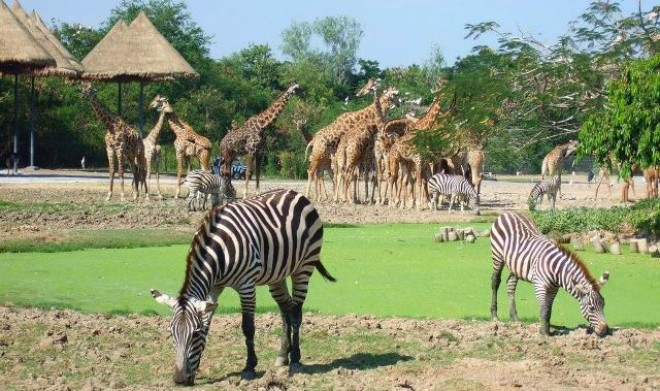
#> input picture Backend/AI/user_images/animal.jpg, 660 x 391 px
$ python -i color.py   (imports and definitions only)
#> lines starting #> are read from the running program, lines starting #| are printed output that depends on the picture; after the words box and inside, x2 and y2 are one past the last pixel; in counts of white or black regions, pixels touching at a corner belong together
#> further down, picture is the input picture: shape (391, 660, 3); mean B, G, R 113.6, 145.4, 137.1
import cv2
import numpy as np


def get_color(image):
    lower = {'red':(0, 30, 50), 'green':(40, 100, 100), 'blue':(97, 100, 117), 'yellow':(20, 100, 100), 'orange':(5, 50, 50)}
    upper = {'red':(10,255,255), 'green':(80,255,255), 'blue':(117,255,255), 'yellow':(30,255,255), 'orange':(15,255,255)}


    # Here we are defining the standard colors.
    colors = {'red':(0,0,255), 'green':(0,255,0), 'blue':(255,0,0), 'yellow':(0, 255, 217), 'orange':(0,140,255)}

    im_resize = cv2.resize(image, (600, 600))
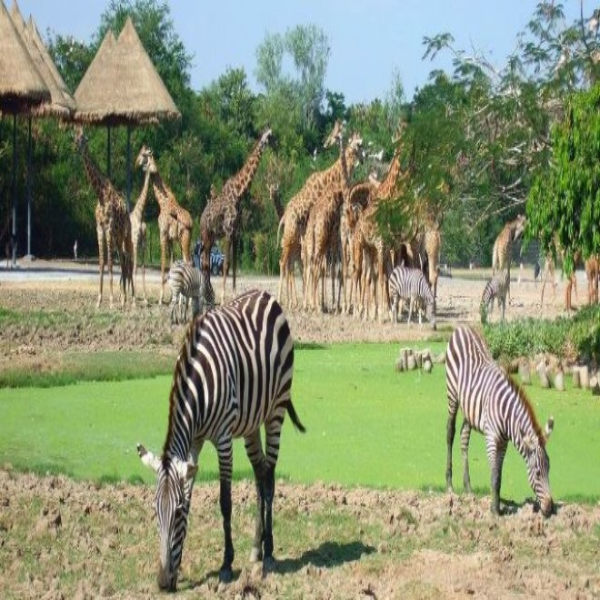
#> im_resize: shape (600, 600, 3); mean B, G, R 113.4, 145.2, 137
    blurred = cv2.GaussianBlur(im_resize, (11,11), 0)
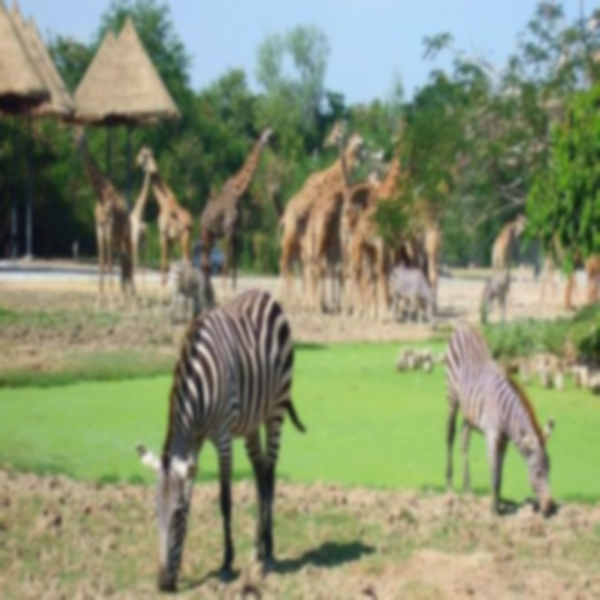
#> blurred: shape (600, 600, 3); mean B, G, R 113.4, 145.2, 137
    hsv = cv2.cvtColor(blurred, cv2.COLOR_BGR2HSV)
#> hsv: shape (600, 600, 3); mean H, S, V 43.5, 79.2, 153.8
    radiuss = []
    colorss = []
    for key, value in upper.items():
            kernel = np.ones((9,9),np.uint8)
            mask = cv2.inRange(hsv, lower[key], upper[key])
            mask = cv2.morphologyEx(mask, cv2.MORPH_OPEN, kernel)
            mask = cv2.morphologyEx(mask, cv2.MORPH_CLOSE, kernel)
            cnts = cv2.findContours(mask.copy(), cv2.RETR_EXTERNAL,cv2.CHAIN_APPROX_SIMPLE)[-2]
            center = None

            if len(cnts) > 0:
                c = max(cnts, key=cv2.contourArea)
                ((x, y), radius) = cv2.minEnclosingCircle(c)
                radiuss.append(radius)
                colorss.append(key)
                M = cv2.moments(c)
                center = (int(M["m10"] / M["m00"]), int(M["m01"] / M["m00"]))
                return colorss[0]
#> this loop made 1 pass
#> (x, y, radius, center) on pass 1: (243, 330.5, 20.16, (243, 329))
#> pass 1, in get_color, `mask = cv2.inRange(hsv, lower[key], upper[key])`:
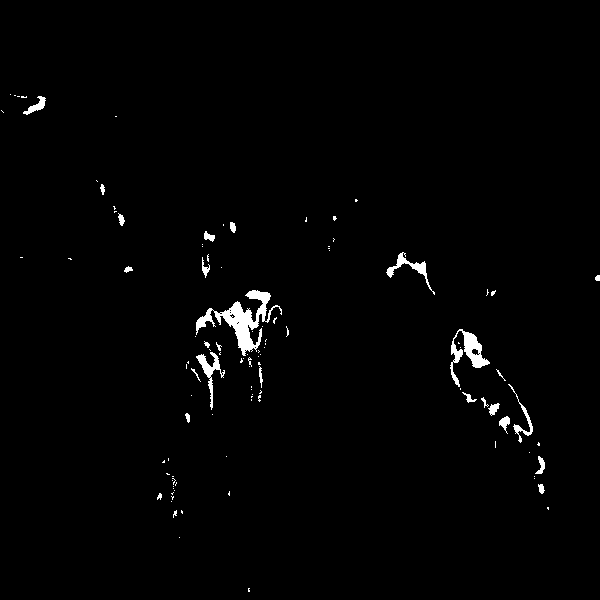
#> mask: shape (600, 600); 1.3% white; 109 white regions (83 under 20 px), largest, box (x1, y1, x2, y2) and area: (196, 290, 282, 356) 1619, (450, 329, 490, 387) 731, (196, 352, 225, 410) 396
#> pass 1, in get_color, `mask = cv2.morphologyEx(mask, cv2.MORPH_OPEN, kernel)`:
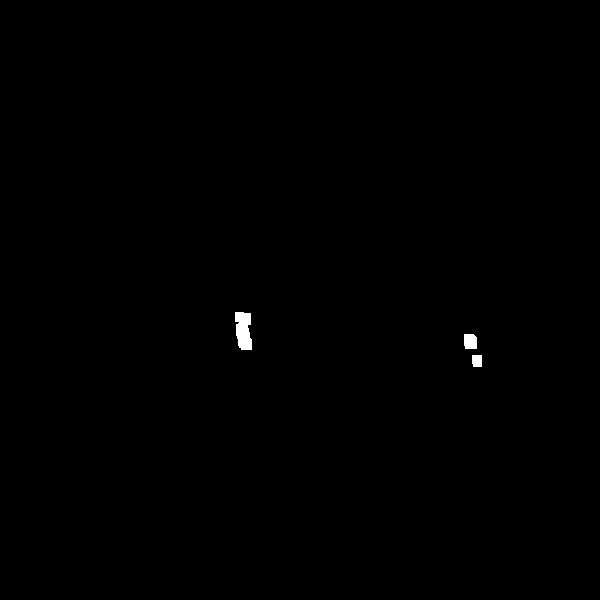
#> mask: shape (600, 600); 0.23% white; 3 white regions, box (x1, y1, x2, y2) and area: (235, 312, 252, 350) 523, (464, 334, 477, 349) 186, (472, 355, 482, 367) 117
#> after the loop, colorss = ['red']; radiuss = [20.16]

>>> import cv2
>>> picture = cv2.imread('../../user_images/animal.jpg')
>>> result = get_color(picture)
#> result = 'red'
